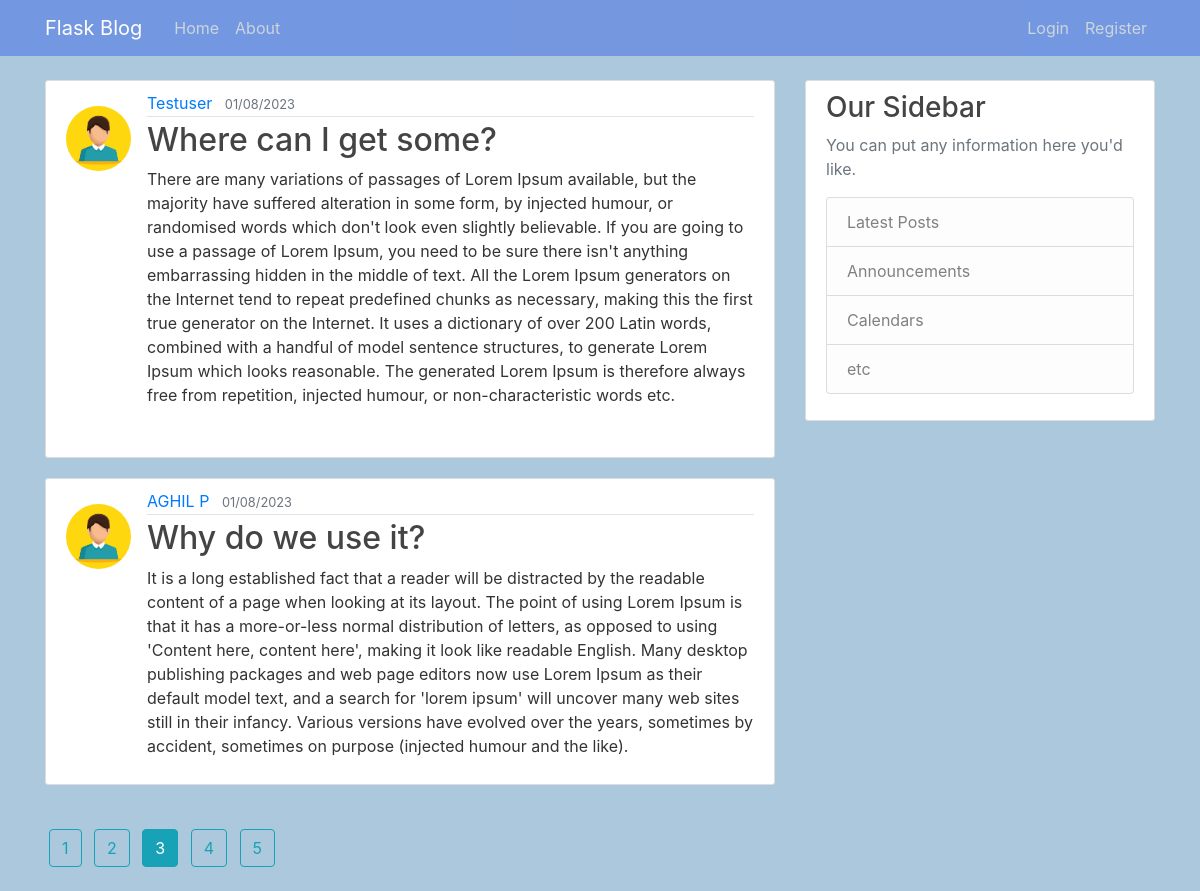
Screenshot of /home?page=3 with the database file from the repository.
### blog/models.py (models this page shows, shortened)
class Post(db.Model):
    id = db.Column(db.Integer,primary_key=True)
    title = db.Column(db.String(15),nullable=False)
    date_posted = db.Column(db.DateTime,nullable=False,default=datetime.utcnow)
    content = db.Column(db.Text,nullable=False)
    user_id = db.Column(db.Integer,db.ForeignKey('user.id'),nullable=False)

class User(db.Model,UserMixin):
    id = db.Column(db.Integer,primary_key=True)
    username = db.Column(db.String(15),unique=True,nullable=False)
    email = db.Column(db.String(50),unique=True,nullable=False)
    user_dp=db.Column(db.String(20),nullable=False,default='default.jpg')
    password = db.Column(db.String(50),nullable=False)
    posts = db.relationship('Post',backref='author',lazy=True)

### blog/routes.py (the view)
@app.route("/")
@app.route("/home")
def home():
    page=request.args.get('page',1,type=int)
    posts=Post.query.order_by(Post.date_posted.desc()).paginate(page=page,per_page=2)
    return render_template('home.html', posts=posts)

### blog/templates/home.html
{% extends "layout.html" %}
{% block content %}
    {% for post in posts.items %}
        <article class="media content-section">
          <img class="rounded-circle article-img" src=" {{ url_for('static',filename='profile/' + post.author.user_dp) }} " alt="">
          <div class="media-body">
            <div class="article-metadata">
              <a class="mr-2" href="{{ url_for('user_posts',username=post.author.username) }}">{{ post.author.username }}</a>
              <small class="text-muted">{{ post.date_posted.strftime('%m/%d/%Y') }}</small>
            </div>
            <h2><a class="article-title" href="{{url_for('post',post_id=post.id)}}">{{ post.title }}</a></h2>
            <p class="article-content">{{ post.content }}</p>
          </div>
        </article>
    {% endfor %}
    {% for page_num in posts.iter_pages(left_edge=1,right_edge=1,left_current=1,right_current=1) %}
        {% if page_num==posts.page %}
          <a class="btn btn-info mt-4 mb-4 ml-1 mr-1" href="{{url_for('home',page=page_num) }}">{{ page_num }}</a>
        {% elif page_num %}
          <a class="btn btn-outline-info mt-4 mb-4 ml-1 mr-1" href="{{url_for('home',page=page_num) }}">{{ page_num }}</a>
        {% else %}
          ...
        {% endif %}
    {% endfor %}
{% endblock content %}

### blog/static/main.css (style rules this page uses)
body { background: rgb(171, 200, 220); color: #333333; margin-top: 5rem; }
h1, h2, h3, h4, h5, h6 { color: #444444; }
.content-section { background: #ffffff; padding: 10px 20px; border: 1px solid #dddddd; border-radius: 3px; margin-bottom: 20px; }
.article-title { color: #444444; }
.article-content { white-space: pre-line; }
.article-img { margin-top: 15px; height: 65px; width: 65px; margin-right: 16px; }
.article-metadata { padding-bottom: 1px; margin-bottom: 4px; border-bottom: 1px solid #e3e3e3 }

### rows the page displays
Post: user_dp (placeholder picture), author.username "Testuser", date_posted "01/08/2023", title "Where can I get some?", content "There are many variations of passages of Lorem Ipsum available, but the majority have suffered alteration in some form, by injected humour, or randomised words which don't look even slightly believable. If you are going to use a passage of Lorem Ipsum, you need to be sure there isn't anything embarrassing hidden in the middle of text. All the Lorem Ipsum generators on the Internet tend to repeat predefined chunks as necessary, making this the first true generator on the Internet. It uses a dictionary of over 200 Latin words, combined with a handful of model sentence structures, to generate Lorem Ipsum which looks reasonable. The generated Lorem Ipsum is therefore always free from…"
Post: user_dp (picture), author.username "AGHIL P", date_posted "01/08/2023", title "Why do we use it?", content "It is a long established fact that a reader will be distracted by the readable content of a page when looking at its layout. The point of using Lorem Ipsum is that it has a more-or-less normal distribution of letters, as opposed to using 'Content here, content here', making it look like readable English. Many desktop publishing packages and web page editors now use Lorem Ipsum as their default model text, and a search for 'lorem ipsum' will uncover many web sites still in their infancy. Various versions have evolved over the years, sometimes by accident, sometimes on purpose (injected humour and the like)."

### other values shown
{{ page_num }} "1" "2" "4" "5"
{{ page_num }} "3"
